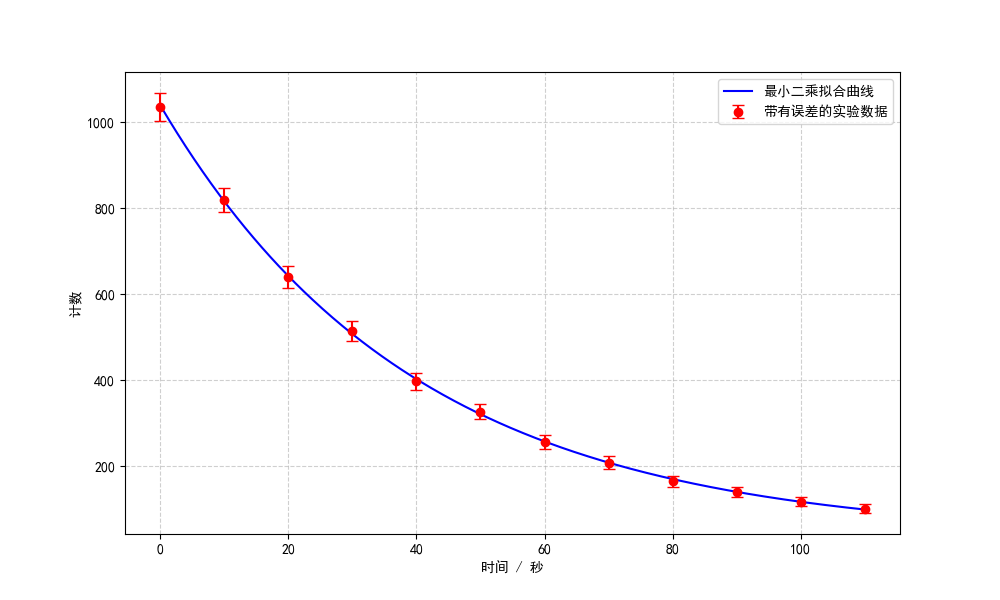

The Python source for this figure:
import numpy as np
import matplotlib.pyplot as plt
from scipy.optimize import curve_fit

t_data = np.array([0, 10, 20, 30, 40, 50, 60, 70, 80, 90, 100, 110])
n_data = np.array([1036, 819, 640, 514, 397, 327, 257, 208, 165, 140, 117, 101])
sigma_n = np.sqrt(n_data)

# 定义带有三个未知参数的指数衰减模型
def decay_model(t, n0, lam, b):
    return n0 * np.exp(-lam * t) + b

initial_guess = [1000, 0.05, 50]
popt, pcov = curve_fit(decay_model, t_data, n_data, p0=initial_guess, sigma=sigma_n, absolute_sigma=True)
n0_fit, lam_fit, b_fit = popt

# 取协方差矩阵对角线元素并开根号，获得各参数的误差估计
perr = np.sqrt(np.diag(pcov))
n0_err, lam_err, b_err = perr

# 半衰期
t_half = np.log(2) / lam_fit
t_half_err = (np.log(2) / (lam_fit**2)) * lam_err

# 终端输出各项计算数值
print("参数拟合与误差估计结果：")
print(f"初始净计数 : {n0_fit:.2f} ± {n0_err:.2f}")
print(f"衰变常数 : {lam_fit:.4f} ± {lam_err:.4f}")
print(f"本底计数 : {b_fit:.2f} ± {b_err:.2f}")
print(f"半衰期 : {t_half:.2f} ± {t_half_err:.2f}")

# 生成密集时间数组用于绘制平滑模型曲线
t_fine = np.linspace(0, 110, 500)
n_fit_curve = decay_model(t_fine, n0_fit, lam_fit, b_fit)

# 绘制散点图与拟合曲线
plt.figure(figsize=(10, 6))
plt.errorbar(t_data, n_data, yerr=sigma_n, fmt='ro', label='带有误差的实验数据', capsize=4)
plt.plot(t_fine, n_fit_curve, 'b-', label='最小二乘拟合曲线')
plt.xlabel('时间 / 秒')
plt.ylabel('计数')
plt.legend()
plt.grid(True, linestyle='--', alpha=0.6)
plt.show()

'''
初始净计数 : 1003.28 ± 23.00
衰变常数 : 0.0252 ± 0.0015
本底计数 : 36.30 ± 15.79
半衰期 : 27.50 ± 1.65
'''
